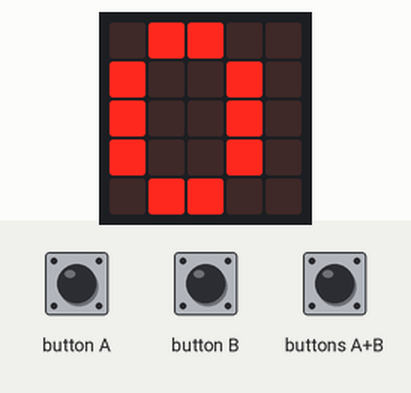
Simulated run of this program. Board: BBC micro:bit (MakeCode). Parts: the board's 5×5 LED display. The inputs (shaded band) are chosen by the test bench.

Above: at 1.9 s.
2.0 s: button A pressed for 0.15 s
At 3.3 s:
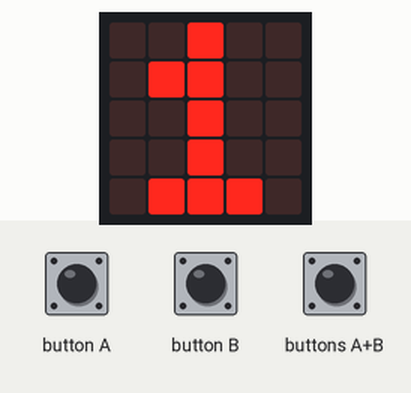
3.6 s: button A pressed for 0.15 s
At 4.5 s:
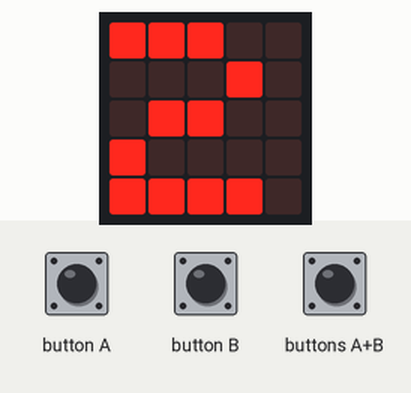
Timing chart, 0 to 6.6 s (numbered marks = the images above; inputs shaded):
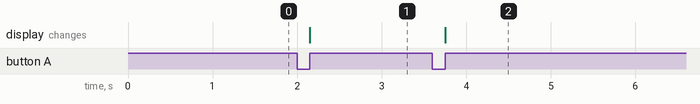

The program:

main.ts
```typescript
input.onButtonPressed(Button.A, function () {
    Count += 1
    if (Count >= 99) {
        Count = 0
    }
    basic.showNumber(Count)
})
input.onButtonPressed(Button.AB, function () {
    Count = 0
    basic.showNumber(Count)
})
input.onButtonPressed(Button.B, function () {
    basic.showNumber(Count)
    Count += -1
    if (Count <= -1) {
        Count = 0
    }
})
let Count = 0
basic.showNumber(0)
Count = 0
```

test.ts
```typescript
// testes vão aqui; isto não será compilado quando este pacote for usado como uma extensão.
```

Measured:
- after the input at 2.0 s, the display: changes after 0.15 s (image 1)
- after the input at 3.6 s, the display: changes after 0.15 s (image 2)
